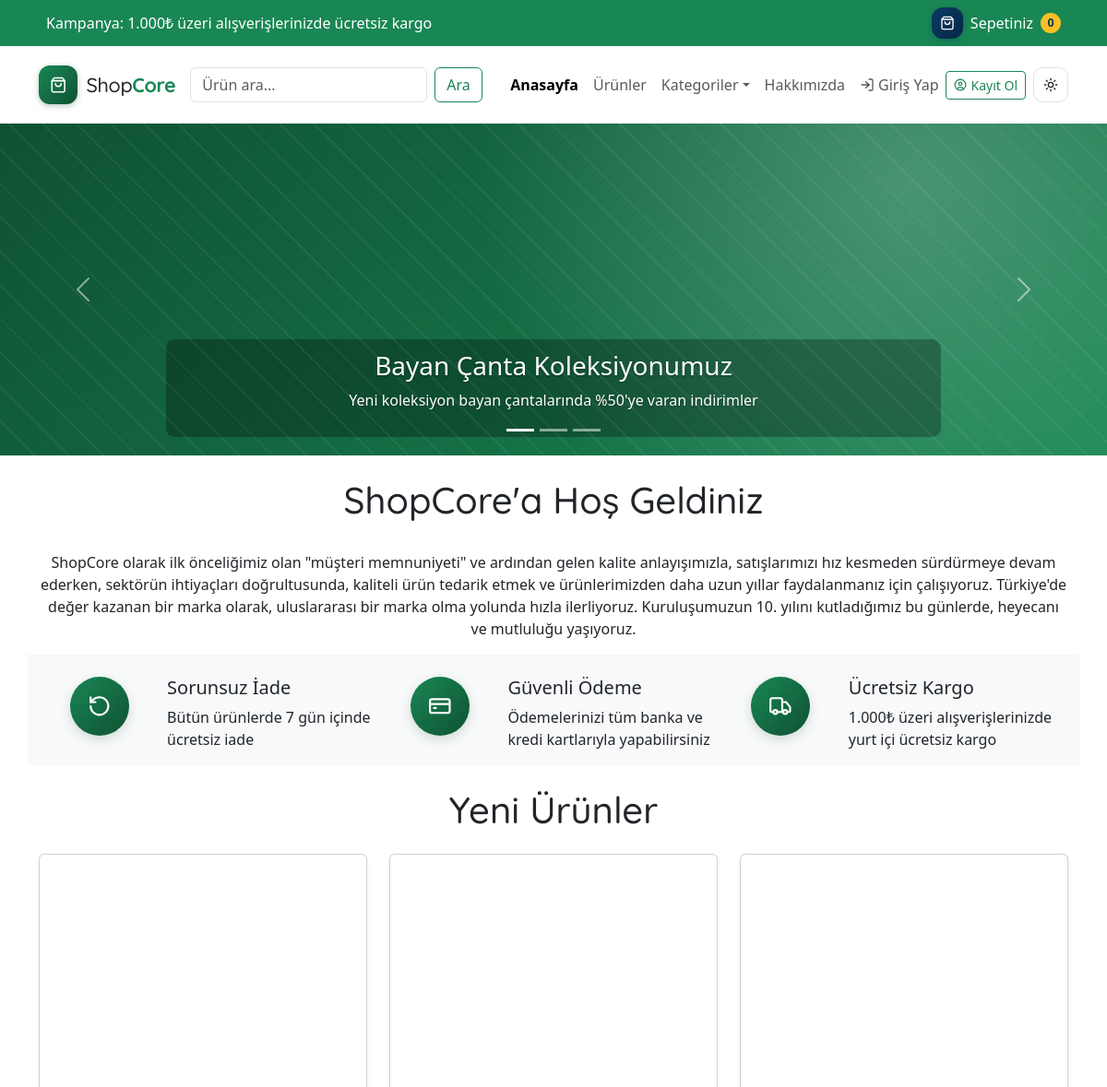
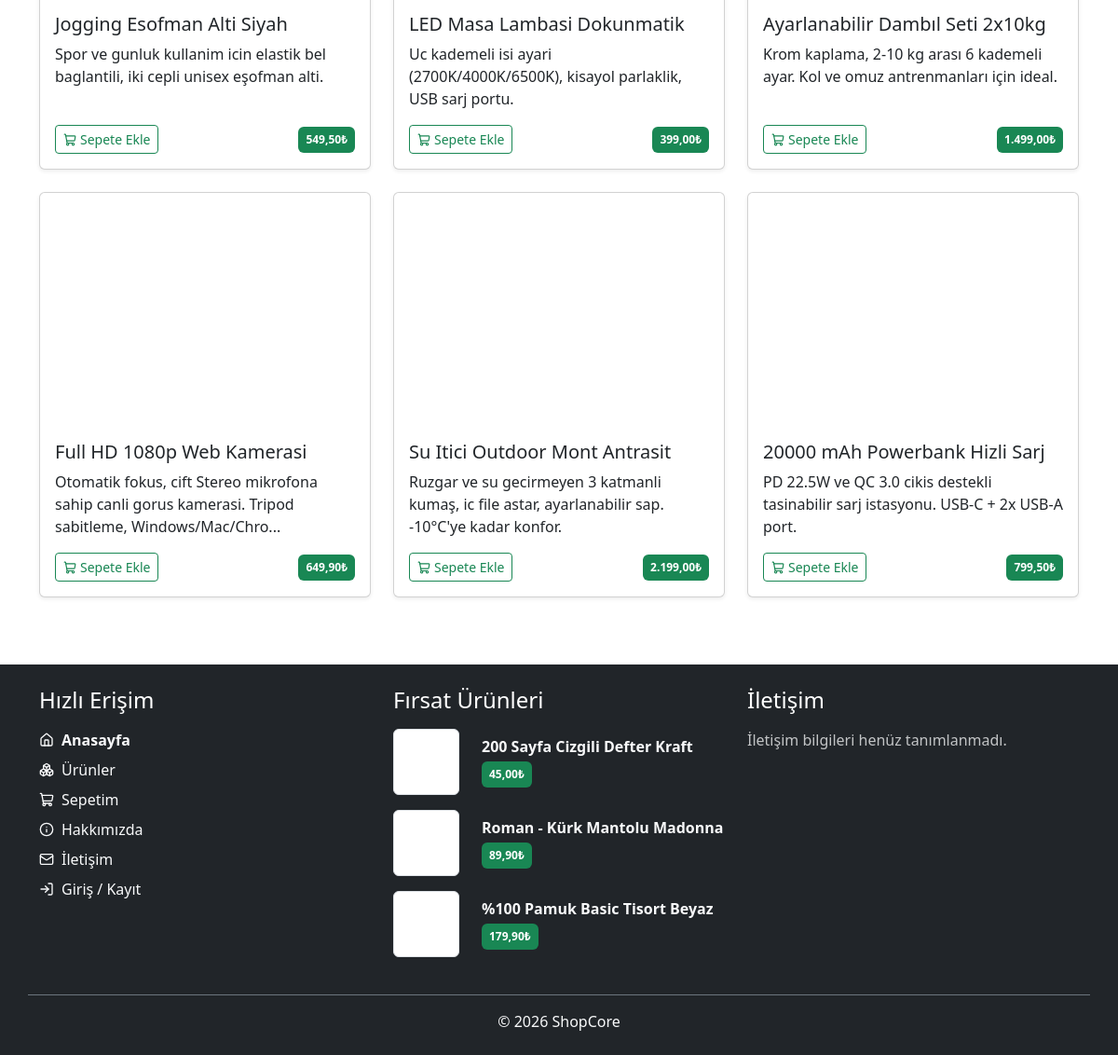
The page / on the database its author committed (2 pictures, top to bottom).
### tables this page shows
CREATE TABLE `urunler` (
  `id` int(11) NOT NULL AUTO_INCREMENT,
  `urunadi` varchar(128) NOT NULL,
  `aciklama` mediumtext NOT NULL,
  `fiyat` decimal(10,2) NOT NULL DEFAULT 0.00,
  `stok` int(10) UNSIGNED NOT NULL DEFAULT 0,
  `giris_tarihi` datetime NOT NULL,
  `dzltm_tarihi` timestamp NOT NULL DEFAULT current_timestamp() ON UPDATE current_timestamp(),
  `resim` varchar(128) DEFAULT NULL,
  `kategori_id` int(11) DEFAULT NULL,
  `olusturma_tarihi` timestamp NOT NULL DEFAULT current_timestamp(),
  `guncelleme_tarihi` timestamp NOT NULL DEFAULT current_timestamp() ON UPDATE current_timestamp(),
  PRIMARY KEY (`id`),
  KEY `fk_kategori_id` (`kategori_id`),
  KEY `ix_giris_tarihi` (`giris_tarihi`),
  KEY `ix_kategori_id_sira` (`kategori_id`,`id`),
  CONSTRAINT `fk_kategori_id` FOREIGN KEY (`kategori_id`) REFERENCES `kategoriler` (`id`) ON DELETE CASCADE
);

### includes/kullanici.php (called while the page is built, shortened)
<?php
function kullanici_girisi_var_mi(): bool
{
    return !empty($_SESSION['kullanici_id']);
}

### includes/db.php (called while the page is built)
<?php
function db(): PDO
{
    static $pdo = null;
    if ($pdo instanceof PDO) {
        return $pdo;
    }
    $host          = (string) app_env('DB_HOST', 'localhost');
    $vt_adi        = (string) app_env('DB_ADI', 'shopcore');
    $kullanici_adi = (string) app_env('DB_KULLANICI', 'root');
    $sifre         = (string) app_env('DB_SIFRE', '');
    try {
        $init_command = class_exists('Pdo\\Mysql')
            ? Pdo\Mysql::ATTR_INIT_COMMAND
            : PDO::MYSQL_ATTR_INIT_COMMAND;
        $pdo = new PDO(
            "mysql:host={$host};dbname={$vt_adi};charset=utf8mb4",
            $kullanici_adi,
            $sifre,
            [
                $init_command           => 'SET NAMES utf8mb4',
                PDO::ATTR_ERRMODE            => PDO::ERRMODE_EXCEPTION,
                PDO::ATTR_DEFAULT_FETCH_MODE => PDO::FETCH_ASSOC,
                PDO::ATTR_EMULATE_PREPARES   => false,
            ]
        );
    } catch (PDOException $e) {
        error_log('DB baglanti hatasi: ' . $e->getMessage());
        http_response_code(500);
        die('Sistem su anda kullanilamiyor. Lutfen daha sonra tekrar deneyin.');
    }
    return $pdo;
}

### index.php (the view, shortened to what this page needs)
<?php include "header.php"; ?>
<div id="carouselExampleIndicators" class="carousel slide slide-alani" data-bs-ride="carousel">
    <div class="carousel-indicators">
        <button type="button" data-bs-target="#carouselExampleIndicators" data-bs-slide-to="0" class="active" aria-current="true" aria-label="Slide 1"></button>
        <button type="button" data-bs-target="#carouselExampleIndicators" data-bs-slide-to="1" aria-label="Slide 2"></button>
        <button type="button" data-bs-target="#carouselExampleIndicators" data-bs-slide-to="2" aria-label="Slide 3"></button>
    </div>
    <div class="carousel-inner">
        <div class="carousel-item active slide-canta" aria-roledescription="slide" aria-label="Çantalar">
            <div class="carousel-caption">
                <h3>Bayan Çanta Koleksiyonumuz</h3>
                <p>Yeni koleksiyon bayan çantalarında %50'ye varan indirimler</p>
            </div>
        </div>
    </div>
    <button class="carousel-control-prev" type="button" data-bs-target="#carouselExampleIndicators" data-bs-slide="prev">
        <span class="carousel-control-prev-icon" aria-hidden="true"></span>
    </button>
    <button class="carousel-control-next" type="button" data-bs-target="#carouselExampleIndicators" data-bs-slide="next">
        <span class="carousel-control-next-icon" aria-hidden="true"></span>
    </button>
</div>
<div class="container pt-4">
    <h1 class="text-center baslik">ShopCore'a Hoş Geldiniz</h1>
    <p class="text-center pt-4">
        ShopCore olarak ilk önceliğimiz olan "müşteri memnuniyeti" ve ardından gelen kalite anlayışımızla, satışlarımızı hız kesmeden sürdürmeye devam ederken, sektörün ihtiyaçları doğrultusunda, kaliteli ürün tedarik etmek ve ürünlerimizden daha uzun yıllar faydalanmanız için çalışıyoruz. Türkiye'de değer kazanan bir marka olarak, uluslararası bir marka olma yolunda hızla ilerliyoruz. Kuruluşumuzun 10. yılını kutladığımız bu günlerde, heyecanı ve mutluluğu yaşıyoruz.
    </p>
    <div class="row pt-4 bg-body-tertiary p-3">
        <div class="col-md-4 mb-4 mb-md-0">
            <div class="row">
                <div class="col-4 col-md-4 text-center">
                    <span class="ikon-kutu ikon-kutu-lg" aria-hidden="true">
                        <svg class="ik" aria-hidden="true"><use href="#lk-rotate-ccw"></use></svg>
                    </span>
                </div>
                <div class="col-8 col-md-8">
                    <h5>Sorunsuz İade</h5>
                    <p class="mb-0">Bütün ürünlerde 7 gün içinde ücretsiz iade</p>
                </div>
            </div>
        </div>
        <div class="col-md-4 mb-4 mb-md-0">
            <div class="row">
                <div class="col-4 col-md-4 text-center">
                    <span class="ikon-kutu ikon-kutu-lg" aria-hidden="true">
                        <svg class="ik" aria-hidden="true"><use href="#lk-credit-card"></use></svg>
                    </span>
                </div>
                <div class="col-8 col-md-8">
                    <h5>Güvenli Ödeme</h5>
                    <p class="mb-0">Ödemelerinizi tüm banka ve kredi kartlarıyla yapabilirsiniz</p>
                </div>
            </div>
        </div>
        <div class="col-md-4">
            <div class="row">
                <div class="col-4 col-md-4 text-center">
                    <span class="ikon-kutu ikon-kutu-lg" aria-hidden="true">
                        <svg class="ik" aria-hidden="true"><use href="#lk-truck"></use></svg>
                    </span>
                </div>
                <div class="col-8 col-md-8">
                    <h5>Ücretsiz Kargo</h5>
                    <p class="mb-0"><?= kargo_esigi() ?>&#8378; üzeri alışverişlerinizde yurt içi ücretsiz kargo</p>
                </div>
            </div>
        </div>
    </div>
    <?php
    try {
        $sorgu = 'SELECT id, urunadi, aciklama, fiyat, resim FROM urunler ORDER BY giris_tarihi DESC LIMIT 0,6';
        $stmt = $con->prepare($sorgu);
        $stmt->execute();
        $veri = $stmt->fetchAll(PDO::FETCH_ASSOC);
    } catch (PDOException $e) {
        error_log('index.php urunler: ' . $e->getMessage());
        $veri = null;
    }
    if ($veri === null): ?>
    <div class="alert alert-warning text-center py-4">Ürünler şu anda listelenemiyor, lütfen daha sonra tekrar deneyin.</div>
    <?php elseif ($veri): ?>
    <h1 class="text-center baslik pt-4 pb-3">Yeni Ürünler</h1>
    <div class="row urun-izgara">
        <?php
        foreach ($veri as $kayit) {
        ?>
        <div class="col-6 col-md-4 col-lg-4 mb-4">
            <div class="card h-100 shadow-sm">
                <a href="<?= url('urundetay.php', ['id' => (int)$kayit['id']]) ?>">
                    <img class="card-img-top img-fluid urun-kart-gorsel urun-kart-gorsel-lg" src="<?= esc(resim_yolu($kayit['resim'], RESIM_KART_GENISLIK)) ?>" <?= resim_boyut($kayit['resim'], RESIM_KART_GENISLIK) ?> loading="lazy" decoding="async" alt="<?= esc($kayit['urunadi']) ?>">
                </a>
                <div class="card-body d-flex flex-column">
                    <h5 class="card-title"><?= esc($kayit['urunadi']) ?></h5>
                    <p class="card-text flex-grow-1"><?= esc(ozetle($kayit['aciklama'], 100)) ?></p>
                    <div class="mt-auto">
                        <div class="d-flex justify-content-between align-items-center urun-kart-alt">
                            <button class="btn btn-outline-success btn-sm sepete_ekle"
                                    type="button"
                                    id="<?= esc($kayit['id']) ?>">
                                <svg class="ik me-1" aria-hidden="true"><use href="#lk-shopping-cart"></use></svg>Sepete Ekle
                            </button>
                            <span class="badge bg-success p-2"><?= esc(para($kayit['fiyat'])) ?>&#8378;</span>
                        </div>
                    </div>
                </div>
            </div>
        </div>
        <?php } ?>
    </div>
    <?php endif; ?>
</div>
<?php include "footer.php"; ?>

### footer.php (shortened to what this page needs)
</main>
<footer class="container-fluid bg-dark mt-5">
    <div class="container pt-4 pb-4">
        <div class="row">
            <div class="col-md-4 mb-4 mb-md-0">
                <h4 class="text-white mb-3">Hızlı Erişim</h4>
                <?php
                $su_an = basename($_SERVER['PHP_SELF']);
                $footer_baglantilar = [
                    ['sayfa' => 'index.php',      'yol' => 'index.php',     'ikon' => 'home',          'ad' => 'Anasayfa'],
                    ['sayfa' => 'urunler.php',    'yol' => 'urunler.php',   'ikon' => 'boxes',         'ad' => 'Ürünler'],
                    ['sayfa' => 'sepetim.php',    'yol' => 'sepetim.php',   'ikon' => 'shopping-cart', 'ad' => 'Sepetim'],
                    ['sayfa' => 'hakkimizda.php', 'yol' => 'hakkimizda.php','ikon' => 'info',          'ad' => 'Hakkımızda'],
                    ['sayfa' => 'hakkimizda.php', 'yol' => 'hakkimizda.php#iletisimForm', 'ikon' => 'mail', 'ad' => 'İletişim'],
                ];
                $footer_baglantilar[] = kullanici_girisi_var_mi()
                    ? ['sayfa' => 'hesabim.php', 'yol' => 'hesabim.php', 'ikon' => 'circle-user', 'ad' => 'Hesabım']
                    : ['sayfa' => 'giris.php',   'yol' => 'giris.php',   'ikon' => 'log-in',      'ad' => 'Giriş / Kayıt'];
                echo '<ul class="list-unstyled">';
                foreach ($footer_baglantilar as $baglanti) {
                    $aktif = ($su_an === $baglanti['sayfa']) ? ' fw-bold' : '';
                    echo '<li class="mb-2"><a href="' . url($baglanti['yol']) . '" class="text-light text-decoration-none' . $aktif . '">'
                       . '<svg class="ik me-2" aria-hidden="true"><use href="#lk-' . $baglanti['ikon'] . '"></use></svg>' . $baglanti['ad'] . '</a></li>';
                }
                ?>
                </ul>
            </div>
            <div class="col-md-4 mb-4 mb-md-0">
                <h4 class="text-white mb-3">Fırsat Ürünleri</h4>
                <?php
                try {
                    $veri = db()->query('SELECT id, urunadi, aciklama, fiyat, resim FROM urunler ORDER BY fiyat LIMIT 0,3')->fetchAll(PDO::FETCH_ASSOC) ?: [];
                } catch (PDOException $e) {
                    error_log('footer firsat urunleri: ' . $e->getMessage());
                    $veri = null;
                }
                if ($veri === null) {
                    echo '<p class="text-light opacity-75 mb-0">Ürünler yüklenemedi.</p>';
                } elseif ($veri === []) {
                    echo '<p class="text-light opacity-75 mb-0">Aktif ürün yok.</p>';
                } else {
                    foreach ($veri as $kayit) {
                ?>
                <div class="row mb-3 align-items-center">
                    <div class="col-3">
                        <img src="<?= esc(resim_yolu($kayit['resim'], RESIM_KART_GENISLIK)) ?>" <?= resim_boyut($kayit['resim'], RESIM_KART_GENISLIK) ?> loading="lazy" decoding="async" class="img-fluid img-thumbnail" alt="<?= esc($kayit['urunadi']) ?>">
                    </div>
                    <div class="col-9">
                        <a href="<?= url('urundetay.php', ['id' => (int)$kayit['id']]) ?>" class="text-light text-decoration-none">
                            <p class="mb-1 fw-bold"><?= esc($kayit['urunadi']) ?></p>
                        </a>
                        <span class="badge bg-success p-2"><?= esc(para($kayit['fiyat'])) ?>&#8378;</span>
                    </div>
                </div>
                <?php } }
                ?>
            </div>
            <div class="col-md-4">
                <h4 class="text-white mb-3">İletişim</h4>
                <address class="text-light">
                    <?php
                    $iletisim_satirlari = [
                        ['etiket' => 'Adres',   'deger' => site_bilgisi('adres')],
                        ['etiket' => 'Telefon', 'deger' => site_bilgisi('telefon')],
                        ['etiket' => 'Faks',    'deger' => site_bilgisi('fax')],
                        ['etiket' => 'Web',     'deger' => site_bilgisi('web')],
                    ];
                    $iletisim_var = false;
                    foreach ($iletisim_satirlari as $satir) {
                        if ($satir['deger'] === '') {
                            continue;
                        }
                        $iletisim_var = true;
                    }
                    if (!$iletisim_var) {
                        echo '<p class="mb-0 text-light opacity-75">İletişim bilgileri henüz tanımlanmadı.</p>';
                    }
                    ?>
                </address>
            </div>
        </div>
        <div class="row mt-4 pt-3 border-top border-secondary">
            <div class="col-md-12 text-center">
                <p class="text-light mb-0">&copy; <?= date('Y') ?> ShopCore</p>
            </div>
        </div>
    </div>
</footer>
</body>
</html>

### content/css/style.css (style rules this page uses)
:root { --sc-yesil:#198754; --sc-yesil-koyu:#0f5132; --sc-lacivert:#0d3b66; --sc-amber:#b45309; --sc-amber-acik:#fbbf24; --sc-beyaz-yari:rgba(255,255,255,.16); --sc-yesil-acyk:#d1e7dd; --sc-yesil-kenar:#a3cfbb; --sc-yesil-metin:#0a3622; --sc-yesil-orta:#157347; --sc-navy-acyk:#e7eff7; --sc-navy-kenar:#c0d5ea; --sc-navy-metin:#0a2540; --sc-focus:rgba(25,135,84,.25); --sc-etiket-yesil:#198754; --sc-etiket-info:#0d3b66; --sc-etiket-danger:#dc3545; --sc-etiket-warn:#ffc107; --sc-etiket-gri:#6c757d; }
.baslik { font-family: 'Quicksand', sans-serif; }
.ik { width: 1em; height: 1em; display: inline-block; vertical-align: -.125em; flex: 0 0 auto; fill: none; stroke: currentColor; stroke-width: 2; stroke-linecap: round; stroke-linejoin: round; }
body.site .ikon-kutu { width: 44px; height: 44px; border-radius: 50%; display: inline-flex; align-items: center; justify-content: center; flex: 0 0 auto; background: linear-gradient(135deg, var(--sc-yesil), var(--sc-yesil-koyu)); color: #fff; font-size: 1.1rem; }
body.site .ikon-kutu-lg { width: 64px; height: 64px; font-size: 1.6rem; box-shadow: 0 4px 12px rgba(15, 81, 50, .18); }
.slide-alani .carousel-item { min-height: clamp(220px, 30vw, 360px); position: relative; overflow: hidden; }
.slide-alani .carousel-item::before { content: ""; position: absolute; inset: 0; pointer-events: none; }
.slide-alani .carousel-item::after, .banner-alani::after { content: ""; position: absolute; inset: 0; background: repeating-linear-gradient(45deg, var(--sc-beyaz-yari) 0 2px, transparent 2px 26px); opacity: .35; pointer-events: none; }
.slide-canta { background: linear-gradient(135deg, var(--sc-yesil-koyu), var(--sc-yesil)); }
.slide-canta::before { background: radial-gradient(circle at 82% 18%, rgba(255, 255, 255, .22), transparent 45%); }
.slide-alani .carousel-caption { background: rgba(0, 0, 0, .28); border-radius: .6rem; padding: .75rem 1.1rem; color: #fff; text-shadow: 0 1px 2px rgba(0, 0, 0, .35); }
body.site { --bs-primary: var(--sc-yesil); --bs-primary-rgb: 25, 135, 84; --bs-primary-text-emphasis: var(--sc-yesil-koyu); --bs-primary-bg-subtle: var(--sc-yesil-acyk); --bs-primary-border-subtle: var(--sc-yesil-kenar); --bs-info: var(--sc-lacivert); --bs-info-rgb: 13, 59, 102; --bs-info-text-emphasis: var(--sc-lacivert); --bs-info-bg-subtle: var(--sc-navy-acyk); --bs-info-border-subtle: var(--sc-navy-kenar); --bs-link-color: var(--sc-yesil); --bs-link-hover-color: var(--sc-yesil-koyu); --bs-link-color-rgb: 25, 135, 84; --bs-link-hover-color-rgb: 15, 81, 50; }
body.site .btn-outline-success { --bs-btn-color: var(--sc-etiket-yesil); --bs-btn-border-color: var(--sc-etiket-yesil); }
body.site { transition: background-color .2s ease, color .2s ease; }
.urun-kart-gorsel { height: 200px; object-fit: cover; }
.urun-kart-gorsel-lg { height: 250px; }
body.site .slide-alani .carousel-caption { display: block; }
body.site { min-height: 100vh; min-height: 100dvh !important; padding-top: env(safe-area-inset-top); }

### rows shown on the page
urunler: resim (placeholder picture), urunadi "Jogging Esofman Alti Siyah", aciklama "Spor ve gunluk kullanim icin elastik bel baglantili, iki cepli unisex eşofman alti.", fiyat "549,50"
urunler: resim (placeholder picture), urunadi "LED Masa Lambasi Dokunmatik", aciklama "Uc kademeli isi ayari (2700K/4000K/6500K), kisayol parlaklik, USB sarj portu.", fiyat "399,00"
urunler: resim (placeholder picture), urunadi "Ayarlanabilir Dambıl Seti 2x10kg", aciklama "Krom kaplama, 2-10 kg arası 6 kademeli ayar. Kol ve omuz antrenmanları için ideal.", fiyat "1.499,00"
urunler: resim (placeholder picture), urunadi "Full HD 1080p Web Kamerasi", aciklama "Otomatik fokus, cift Stereo mikrofona sahip canli gorus kamerasi. Tripod sabitleme, Windows/Mac/Chro...", fiyat "649,90"
urunler: resim (placeholder picture), urunadi "Su Itici Outdoor Mont Antrasit", aciklama "Ruzgar ve su gecirmeyen 3 katmanli kumaş, ic file astar, ayarlanabilir sap. -10°C'ye kadar konfor.", fiyat "2.199,00"
urunler: resim (placeholder picture), urunadi "20000 mAh Powerbank Hizli Sarj", aciklama "PD 22.5W ve QC 3.0 cikis destekli tasinabilir sarj istasyonu. USB-C + 2x USB-A port.", fiyat "799,50"
urunler: resim (placeholder picture), urunadi "200 Sayfa Cizgili Defter Kraft", fiyat "45,00"
urunler: resim (placeholder picture), urunadi "Roman - Kürk Mantolu Madonna", fiyat "89,90"
urunler: resim (placeholder picture), urunadi "%100 Pamuk Basic Tisort Beyaz", fiyat "179,90"

### other values the page prints
kargo_esigi() "1.000"
sepet_ozeti()['urun_sayisi'] "0"
$baglanti['ad'] "Anasayfa"
$baglanti['ad'] "Ürünler"
$baglanti['ad'] "Sepetim"
$baglanti['ad'] "Hakkımızda"
$baglanti['ad'] "İletişim"
$baglanti['ad'] "Giriş / Kayıt"
